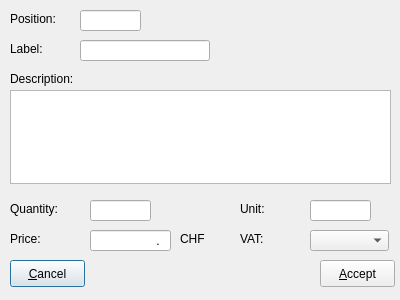
<ui version="4.0" >
 <class>doceditposition</class>
 <widget class="QDialog" name="doceditposition" >
  <property name="geometry" >
   <rect>
    <x>0</x>
    <y>0</y>
    <width>400</width>
    <height>300</height>
   </rect>
  </property>
  <property name="windowTitle" >
   <string>Edit position details...</string>
  </property>
  <property name="windowIcon" >
   <iconset resource="first.qrc" >:/images/images/wordprocessing.png</iconset>
  </property>
  <widget class="QPushButton" name="btncancel" >
   <property name="geometry" >
    <rect>
     <x>10</x>
     <y>260</y>
     <width>75</width>
     <height>27</height>
    </rect>
   </property>
   <property name="text" >
    <string>&amp;Cancel</string>
   </property>
  </widget>
  <widget class="QPushButton" name="btnaccept" >
   <property name="geometry" >
    <rect>
     <x>320</x>
     <y>260</y>
     <width>75</width>
     <height>27</height>
    </rect>
   </property>
   <property name="text" >
    <string>&amp;Accept</string>
   </property>
  </widget>
  <widget class="QLabel" name="label" >
   <property name="geometry" >
    <rect>
     <x>10</x>
     <y>10</y>
     <width>56</width>
     <height>17</height>
    </rect>
   </property>
   <property name="text" >
    <string>Position:</string>
   </property>
  </widget>
  <widget class="QLabel" name="label_2" >
   <property name="geometry" >
    <rect>
     <x>10</x>
     <y>40</y>
     <width>56</width>
     <height>17</height>
    </rect>
   </property>
   <property name="text" >
    <string>Label:</string>
   </property>
  </widget>
  <widget class="QLabel" name="label_3" >
   <property name="geometry" >
    <rect>
     <x>10</x>
     <y>70</y>
     <width>101</width>
     <height>17</height>
    </rect>
   </property>
   <property name="text" >
    <string>Description:</string>
   </property>
  </widget>
  <widget class="QLabel" name="label_6" >
   <property name="geometry" >
    <rect>
     <x>10</x>
     <y>230</y>
     <width>56</width>
     <height>17</height>
    </rect>
   </property>
   <property name="text" >
    <string>Price:</string>
   </property>
  </widget>
  <widget class="QLabel" name="label_4" >
   <property name="geometry" >
    <rect>
     <x>10</x>
     <y>200</y>
     <width>56</width>
     <height>17</height>
    </rect>
   </property>
   <property name="text" >
    <string>Quantity:</string>
   </property>
  </widget>
  <widget class="QLabel" name="label_7" >
   <property name="geometry" >
    <rect>
     <x>240</x>
     <y>230</y>
     <width>56</width>
     <height>17</height>
    </rect>
   </property>
   <property name="text" >
    <string>VAT:</string>
   </property>
  </widget>
  <widget class="QLabel" name="label_5" >
   <property name="geometry" >
    <rect>
     <x>240</x>
     <y>200</y>
     <width>56</width>
     <height>17</height>
    </rect>
   </property>
   <property name="text" >
    <string>Unit:</string>
   </property>
  </widget>
  <widget class="QLineEdit" name="txtlabel" >
   <property name="geometry" >
    <rect>
     <x>80</x>
     <y>40</y>
     <width>130</width>
     <height>21</height>
    </rect>
   </property>
  </widget>
  <widget class="QTextEdit" name="txtdescription" >
   <property name="geometry" >
    <rect>
     <x>10</x>
     <y>90</y>
     <width>381</width>
     <height>94</height>
    </rect>
   </property>
  </widget>
  <widget class="QLineEdit" name="txtunit" >
   <property name="geometry" >
    <rect>
     <x>310</x>
     <y>200</y>
     <width>61</width>
     <height>21</height>
    </rect>
   </property>
  </widget>
  <widget class="QLabel" name="label_8" >
   <property name="geometry" >
    <rect>
     <x>180</x>
     <y>230</y>
     <width>41</width>
     <height>17</height>
    </rect>
   </property>
   <property name="text" >
    <string>CHF</string>
   </property>
  </widget>
  <widget class="QLineEdit" name="txtquantity" >
   <property name="geometry" >
    <rect>
     <x>90</x>
     <y>200</y>
     <width>61</width>
     <height>21</height>
    </rect>
   </property>
   <property name="alignment" >
    <set>Qt::AlignRight</set>
   </property>
  </widget>
  <widget class="QLineEdit" name="txtprice" >
   <property name="geometry" >
    <rect>
     <x>90</x>
     <y>230</y>
     <width>81</width>
     <height>21</height>
    </rect>
   </property>
   <property name="inputMask" >
    <string>0.00; </string>
   </property>
   <property name="alignment" >
    <set>Qt::AlignRight</set>
   </property>
  </widget>
  <widget class="QLineEdit" name="txtpos" >
   <property name="geometry" >
    <rect>
     <x>80</x>
     <y>10</y>
     <width>61</width>
     <height>21</height>
    </rect>
   </property>
  </widget>
  <widget class="QComboBox" name="cmbvat" >
   <property name="geometry" >
    <rect>
     <x>310</x>
     <y>230</y>
     <width>79</width>
     <height>21</height>
    </rect>
   </property>
  </widget>
 </widget>
 <resources>
  <include location="first.qrc" />
 </resources>
 <connections>
  <connection>
   <sender>btnaccept</sender>
   <signal>clicked()</signal>
   <receiver>doceditposition</receiver>
   <slot>accept()</slot>
   <hints>
    <hint type="sourcelabel" >
     <x>278</x>
     <y>253</y>
    </hint>
    <hint type="destinationlabel" >
     <x>96</x>
     <y>254</y>
    </hint>
   </hints>
  </connection>
  <connection>
   <sender>btncancel</sender>
   <signal>clicked()</signal>
   <receiver>doceditposition</receiver>
   <slot>reject()</slot>
   <hints>
    <hint type="sourcelabel" >
     <x>369</x>
     <y>253</y>
    </hint>
    <hint type="destinationlabel" >
     <x>179</x>
     <y>282</y>
    </hint>
   </hints>
  </connection>
 </connections>
</ui>
